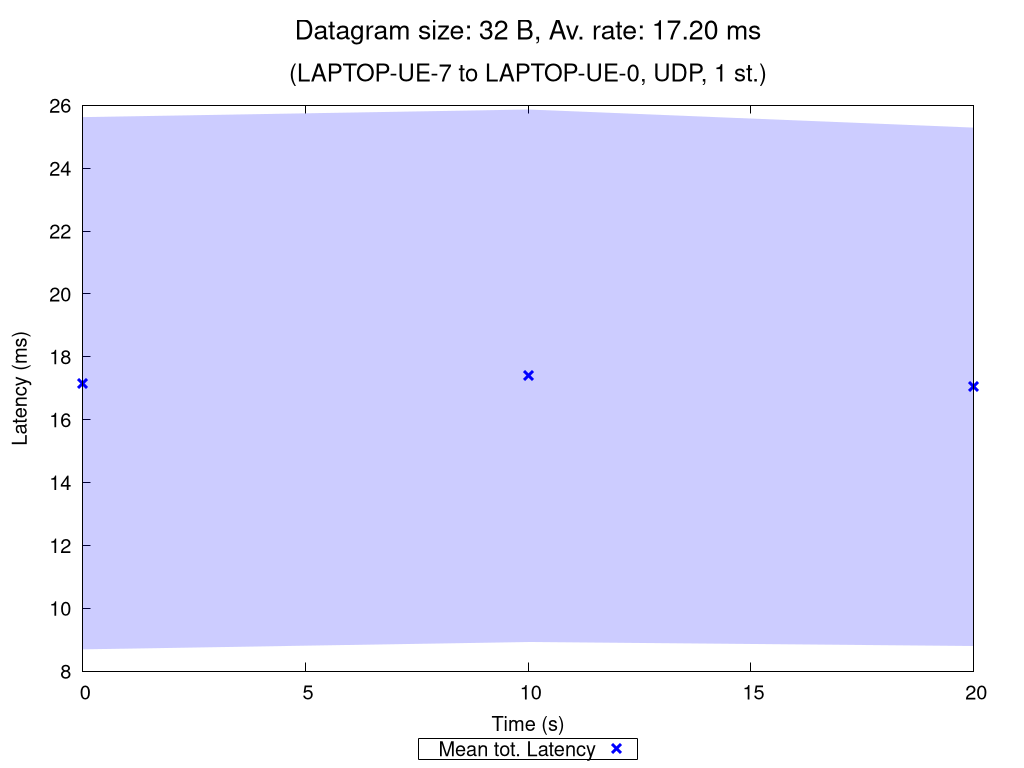

gnuplot code for this plot:
set terminal pngcairo nocrop enhanced size 1024,768 font "Verdana,15"
set output "UDP_1_st_2020_11_05_14-59-02_two2one_00032B.png"

set title "{/=20 Datagram size: 32 B, Av. rate: 17.20 ms}\n\n{/=18 (LAPTOP-UE-7 to LAPTOP-UE-0, UDP, 1 st.)}"

set xlabel "Time (s)"
set ylabel "Latency (ms)"
set ytics nomirror
set key bmargin center horizontal box samplen 1 width -1
set bmargin 4.6
set rmargin 4.5

rf = 1.0  # rate factor
set style fill transparent solid 0.2 noborder
set autoscale xfix
plot "UDP_1_st_2020_11_05_14-59-02_two2one_00032B_iperf_processed.dat" using 1:($2/rf-$3/rf):($2/rf+$3/rf) with filledcurves lc rgb "blue" notitle, \
     "" using 1:($2/rf) with points pt 2 ps 1.5 lw 3 lc rgb "blue" title "Mean tot. Latency", \
